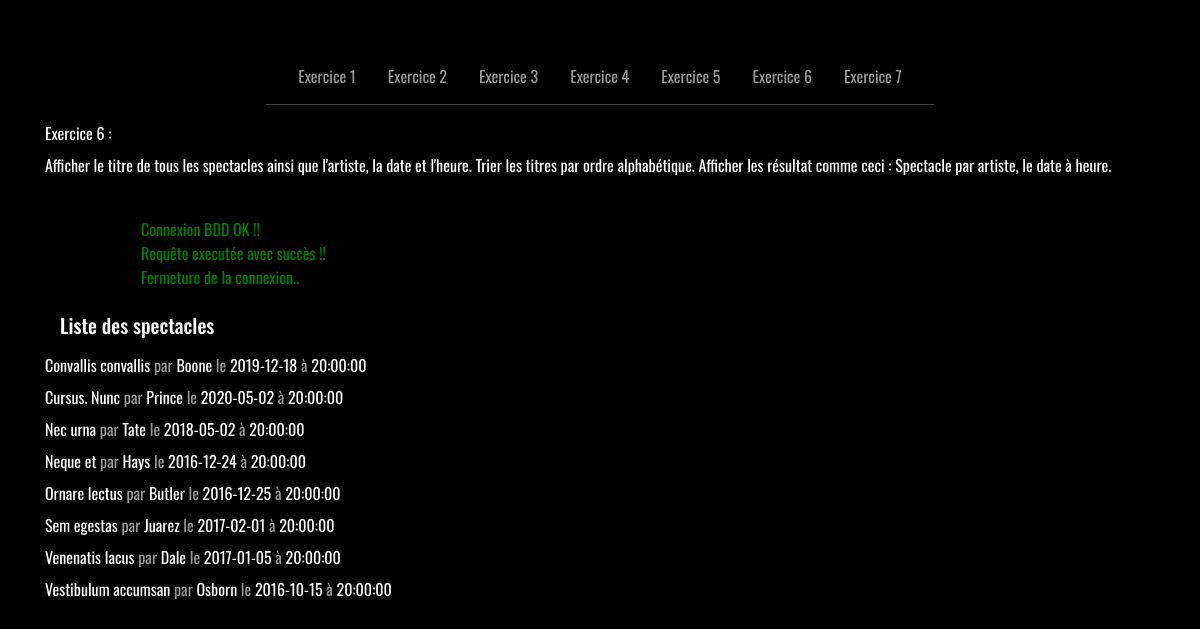
/index.php?id=6, run on the app's committed database.
### tables this page shows
CREATE TABLE `shows` (
  `id` SMALLINT UNSIGNED NOT NULL AUTO_INCREMENT,
  `title` VARCHAR(45) NOT NULL,
  `performer` VARCHAR(45) NOT NULL,
  `date` DATE NOT NULL,
  `showTypesId` SMALLINT UNSIGNED NOT NULL,
  `firstGenresId` SMALLINT UNSIGNED NOT NULL,
  `secondGenreId` SMALLINT UNSIGNED NOT NULL,
  `duration` TIME NOT NULL,
  `startTime` TIME NOT NULL,
  PRIMARY KEY (Id)
);

### controllers/ex6.php (the view, shortened to what this page needs)
<?php
    $server_name = 'localhost';
    $db_name = 'colyseum';
    $dsn = "mysql:host=$server_name;dbname=$db_name";
    $server_user = 'colyseum';
    $server_password = 'T7d5i5x8KI2uXd65';
    $error = $msg = '';
    try{
        $pdo = new PDO(
            $dsn, $server_user, $server_password,
            [PDO::ATTR_ERRMODE => PDO::ERRMODE_EXCEPTION,
            PDO::ATTR_DEFAULT_FETCH_MODE => PDO::FETCH_OBJ]
        );
        $msg = '<br>Connexion BDD OK !!';
        $sql = "SELECT `title`,`performer`,`date`,`startTime` FROM `shows` ORDER BY `title`";
        $result = $pdo->prepare($sql);
        $result->execute();
        $timetable = $result->fetchAll();
        $msg .= '<br>Requête executée avec succès !!';
    } catch(PDOException $e){
            $error = $e->getMessage().'</div>';
    }
    $msg .= '<br>Fermeture de la connexion..';
    require ('views/templates/header.php');
?>
    <ul id="showList" class="col-12 group-list text-left">
        <h5 class="col-4 mb-3">Liste des spectacles</h5>
        <?php
            if(!empty($timetable)) {
                foreach($timetable as $show){ ?>
                    <li class="mb-2">
                        <span style="color:white"><?= $show->title ?></span>
                        par <span style="color:white"><?=$show->performer ?></span>
                        le <span style="color:white"><?=$show->date ?></span>
                        à <span style="color:white"><?=$show->startTime ?></span><br>
                    </li>
            <?php }
            }
        ?>
    </ul>
<?php
    require ('views/templates/footer.php');

### index.php
<?php
    $exercices =
    [
        'Afficher tous les clients',
        'Afficher tous les types de spectacles possibles',
        'Afficher les 20 premiers clients',
        'N\'afficher que les clients possédant une carte de fidélité.',
        'Afficher uniquement le nom et le prénom de tous les clients dont le nom commence par la lettre "M".
            Les afficher comme ceci :
            Nom : Nom du client
            Prénom : Prénom du client
            Trier les noms par ordre alphabétique.',
        'Afficher le titre de tous les spectacles ainsi que l\'artiste, la date et l\'heure.
         Trier les titres par ordre alphabétique. Afficher les résultat comme ceci : Spectacle par artiste, le date à heure.',
         'Afficher tous les clients comme ceci :
         Nom : Nom de famille du client
         Prénom : Prénom du client
         Date de naissance : Date de naissance du client
         Carte de fidélité : Oui (Si le client en possède une) ou Non (s\'il n\'en possède pas)
         Numéro de carte : Numéro de la carte fidélité du client s\'il en possède une.'
    ];
    if ($_SERVER['REQUEST_METHOD'] == 'GET' && !empty($_GET['id'])) {
        $id =  intval($_GET['id']);
        include ('controllers/ex'.$id.'.php');
    } else {
        include ('controllers/ex1.php');
    }

### views/templates/header.php (shortened to what this page needs)
<!DOCTYPE html>
<html lang="fr">
<head>
    <link rel="stylesheet" href="https://cdn.jsdelivr.net/npm/bootstrap@4.5.3/dist/css/bootstrap.min.css">
    <link rel="stylesheet" href="assets/style.css">
</head>
<body class="">
    <header>
        <div class="container-fluid">
            <div class="row justify-content-center mt-5">
                <nav id="navBar" class="navbar navbar-expand-md navbar-dark justify-content-md-between">
                    <div id="navbarContent" class="collapse navbar-collapse">
                        <ul class="navbar-nav d-md-flex justify-content-around">
                            <li class="nav-item"><a class="nav-link mx-2" href="index.php?id=1">Exercice 1</a></li>
                            <li class="nav-item"><a class="nav-link mx-2" href="index.php?id=2">Exercice 2</a></li>
                            <li class="nav-item"><a class="nav-link mx-2" href="index.php?id=3">Exercice 3</a></li>
                            <li class="nav-item"><a class="nav-link mx-2" href="index.php?id=4">Exercice 4</a></li>
                            <li class="nav-item"><a class="nav-link mx-2" href="index.php?id=5">Exercice 5</a></li>
                            <li class="nav-item"><a class="nav-link mx-2" href="index.php?id=6">Exercice 6</a></li>
                            <li class="nav-item"><a class="nav-link mx-2" href="index.php?id=7">Exercice 7</a></li>
                        </ul>
                    </div>
                </nav>
            </div>
        </div>
    </header>
    <div class="container">
        <div class="row justify-content-center text-center pt-3">
            <div class="col-12 text-left mb-2">Exercice <?= $id ?> :</div>
            <div class="col-12 text-left mb-3"><?= $exercices[$id - 1] ?></div>
            <div class="col-10 text-left py-0 pl-3 mb-4" style="color:<?= $error ? 'red' : 'green' ?>"><?= $error ? $error : $msg ?></div>

### views/templates/footer.php (shortened to what this page needs)
        </div>
    </div>
</body>
</html>

### assets/style.css (style rules this page uses)
html, body { height: 100%; background-color: black; color: white; font-family: 'Oswald', sans-serif; }
#navBar { border-bottom: 1px solid #404040; }
a, li { text-decoration: none !important; color: #999 !important ; }
li { list-style: none; }

### data on the page
shows: title "Convallis convallis", performer "Boone", date "2019-12-18", startTime "20:00:00"
shows: title "Cursus. Nunc", performer "Prince", date "2020-05-02", startTime "20:00:00"
shows: title "Nec urna", performer "Tate", date "2018-05-02", startTime "20:00:00"
shows: title "Neque et", performer "Hays", date "2016-12-24", startTime "20:00:00"
shows: title "Ornare lectus", performer "Butler", date "2016-12-25", startTime "20:00:00"
shows: title "Sem egestas", performer "Juarez", date "2017-02-01", startTime "20:00:00"
shows: title "Venenatis lacus", performer "Dale", date "2017-01-05", startTime "20:00:00"
shows: title "Vestibulum accumsan", performer "Osborn", date "2016-10-15", startTime "20:00:00"

### other printed values
$id "6"
$exercices[$id - 1] "Afficher le titre de tous les spectacles ainsi que l'artiste, la date et l'heure. Trier les titres par ordre alphabétique. Afficher les résultat comme ceci : Spectacle par artiste, le date à heure."
